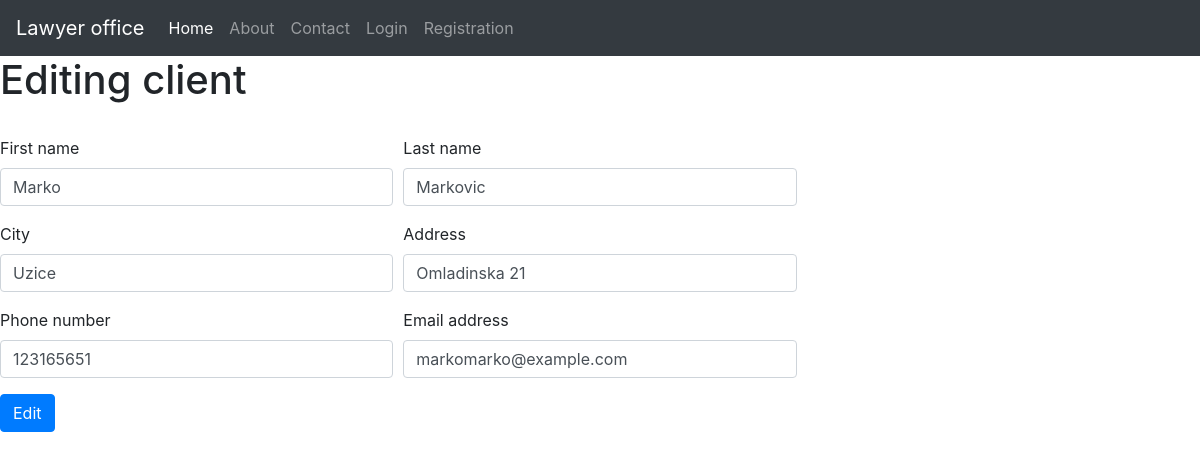
Page /edit/1 on the earlier database version.
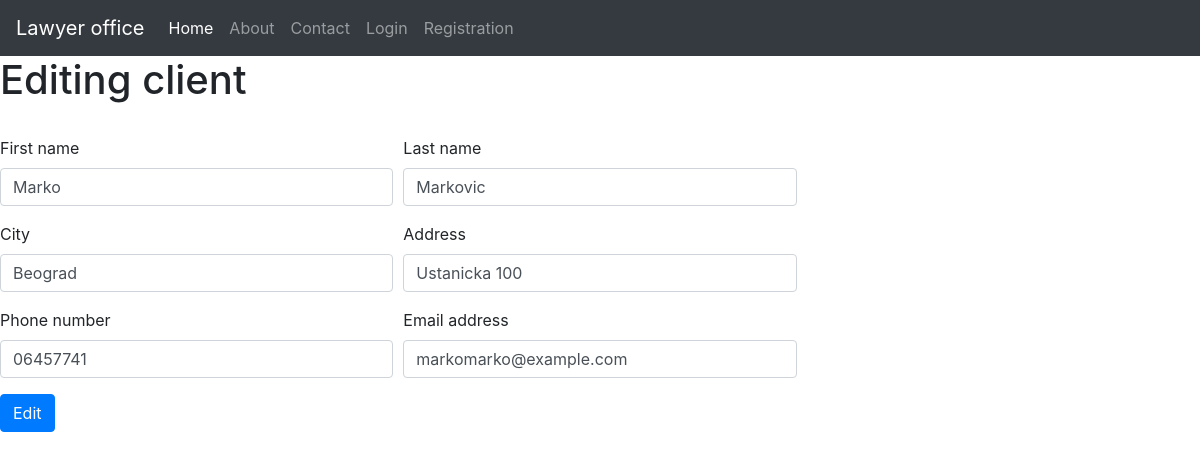
Same page on the later database version.
### blog/models.py (models this page shows)
class Client(db.Model):
    id = db.Column(db.Integer, primary_key=True)
    first_name = db.Column(db.String(250), nullable=False)
    last_name = db.Column(db.String(250), nullable=False)
    city = db.Column(db.String(50), nullable=False)
    address = db.Column(db.String(50), nullable=False)
    phone = db.Column(db.String(50), nullable=False)
    mail = db.Column(db.String(50))
    user_id = db.Column(db.Integer, db.ForeignKey('user.id'), nullable=False)
    judgments = db.relationship('Judgment', backref='judgments')

### client/routes.py (the view)
@client.route("/edit/<int:client_id>", methods=['GET', 'POST'])
def edit(client_id):
    client = Client.query.get_or_404(client_id)
    form = AddClient()
    if form.validate_on_submit():
        client.first_name = form.f_name.data
        client.last_name = form.l_name.data
        client.city = form.city.data
        client.address = form.address.data
        client.phone = form.phone.data
        client.mail = form.mail.data
        print(form.address.data)
        db.session.commit()
        return redirect(url_for('client.all_client'))
    elif request.method == 'GET':
        form.f_name.data = client.first_name
        form.l_name.data = client.last_name
        form.city.data = client.city
        form.address.data = client.address
        form.phone.data = client.phone
        form.mail.data = client.mail
    return render_template("edit.html", form=form, title="Edit client", client=client)

### client/forms.py
class AddClient(FlaskForm):
    f_name = StringField("First name", validators=[DataRequired()])
    l_name = StringField("Last name", validators=[DataRequired()])
    city = StringField("City", validators=[DataRequired()])
    address = StringField("Address", validators=[DataRequired()])
    phone = StringField("Phone number", validators=[DataRequired()])
    mail = StringField("Email", validators=[DataRequired(), Email()])
    submit = SubmitField("Add client")

### blog/templates/edit.html (shortened to what this page needs)
{% extends 'base.html' %}
{% block content %}
<h1>Editing client</h1>
<br>
<form action="" method="POST">
    <div class="form-row">
        <div class="form-group col-md-4">
            <label for="inputFName">First name</label>
            <input type="fname" class="form-control" id="inputFName" name="f_name" value="{{client.first_name}}">
        </div>
        <div class="form-group col-md-4">
            <label for="inputLName">Last name</label>
            <input type="lname" class="form-control" id="inputLName" name="l_name" value="{{client.last_name}}">
        </div>
    </div>
    <div class="form-row">
        <div class="form-group col-md-4">
            <label for="inputCity">City</label>
            <input type="city" class="form-control" id="inputCity" name="city" value="{{client.city}}">
        </div>
        <div class="form-group col-md-4">
            <label for="inputAddress">Address</label>
            <input type="address" class="form-control" id="inputAddress" name="address"  value="{{client.address}}">
        </div>
    </div>
    <div class="form-row">
        <div class="form-group col-md-4">
            <label for="inputPhone">Phone number</label>
            <input type="number" class="form-control" id="inputPhone" name="phone" value="{{client.phone}}">
        </div>
        <div class="form-group col-md-4">
            <label for="inputMail">Email address</label>
            <input type="eaddress" class="form-control" id="inputMail" name="mail" value="{{client.mail}}">
        </div>
    </div>
    <button type="submit" class="btn btn-primary">Edit</button>
</form>
{% endblock %}

Differences in the rows shown:
changed Client "Marko": city "Uzice" → "Beograd"; address "Omladinska 21" → "Ustanicka 100"; phone "123165651" → "06457741"
